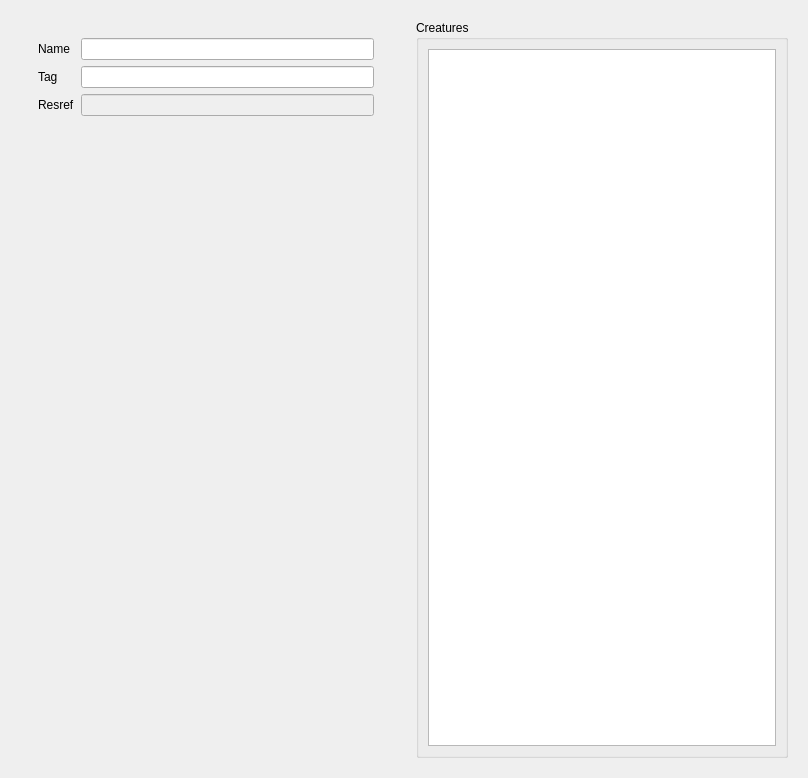
<?xml version="1.0" encoding="UTF-8"?>
<ui version="4.0">
 <class>EncounterPropsView</class>
 <widget class="QWidget" name="EncounterPropsView">
  <property name="geometry">
   <rect>
    <x>0</x>
    <y>0</y>
    <width>808</width>
    <height>778</height>
   </rect>
  </property>
  <property name="windowTitle">
   <string>Form</string>
  </property>
  <layout class="QHBoxLayout" name="horizontalLayout">
   <item>
    <widget class="QWidget" name="widget" native="true">
     <layout class="QVBoxLayout" name="verticalLayout">
      <item>
       <widget class="QWidget" name="widget_5" native="true">
        <property name="sizePolicy">
         <sizepolicy hsizetype="Preferred" vsizetype="Fixed">
          <horstretch>0</horstretch>
          <verstretch>0</verstretch>
         </sizepolicy>
        </property>
        <layout class="QHBoxLayout" name="horizontalLayout_4">
         <item>
          <widget class="QWidget" name="widget_2" native="true">
           <property name="sizePolicy">
            <sizepolicy hsizetype="Preferred" vsizetype="Fixed">
             <horstretch>0</horstretch>
             <verstretch>0</verstretch>
            </sizepolicy>
           </property>
           <layout class="QGridLayout" name="gridLayout">
            <item row="2" column="0">
             <widget class="QLabel" name="label_3">
              <property name="text">
               <string>Resref</string>
              </property>
             </widget>
            </item>
            <item row="1" column="0">
             <widget class="QLabel" name="label_2">
              <property name="text">
               <string>Tag</string>
              </property>
             </widget>
            </item>
            <item row="0" column="0">
             <widget class="QLabel" name="label">
              <property name="text">
               <string>Name</string>
              </property>
             </widget>
            </item>
            <item row="1" column="1">
             <widget class="QLineEdit" name="tag"/>
            </item>
            <item row="2" column="1">
             <widget class="QLineEdit" name="resref">
              <property name="enabled">
               <bool>false</bool>
              </property>
             </widget>
            </item>
            <item row="0" column="1">
             <widget class="StrrefLineEdit" name="name"/>
            </item>
           </layout>
          </widget>
         </item>
        </layout>
       </widget>
      </item>
      <item>
       <widget class="PropertyBrowser" name="properties" native="true"/>
      </item>
     </layout>
    </widget>
   </item>
   <item>
    <widget class="QWidget" name="widget_3" native="true">
     <layout class="QVBoxLayout" name="verticalLayout_2">
      <item>
       <widget class="QGroupBox" name="groupBox">
        <property name="title">
         <string>Creatures</string>
        </property>
        <layout class="QHBoxLayout" name="horizontalLayout_2">
         <item>
          <widget class="QTableView" name="creatures">
           <property name="acceptDrops">
            <bool>true</bool>
           </property>
           <property name="editTriggers">
            <set>QAbstractItemView::EditTrigger::NoEditTriggers</set>
           </property>
           <property name="dragDropMode">
            <enum>QAbstractItemView::DragDropMode::DropOnly</enum>
           </property>
           <property name="defaultDropAction">
            <enum>Qt::DropAction::CopyAction</enum>
           </property>
           <property name="selectionMode">
            <enum>QAbstractItemView::SelectionMode::SingleSelection</enum>
           </property>
           <property name="selectionBehavior">
            <enum>QAbstractItemView::SelectionBehavior::SelectRows</enum>
           </property>
          </widget>
         </item>
        </layout>
       </widget>
      </item>
     </layout>
    </widget>
   </item>
  </layout>
 </widget>
 <customwidgets>
  <customwidget>
   <class>StrrefLineEdit</class>
   <extends>QLineEdit</extends>
   <header>../strreflineedit.h</header>
  </customwidget>
  <customwidget>
   <class>PropertyBrowser</class>
   <extends>QWidget</extends>
   <header>../propertybrowser.h</header>
   <container>1</container>
  </customwidget>
 </customwidgets>
 <resources/>
 <connections/>
</ui>
